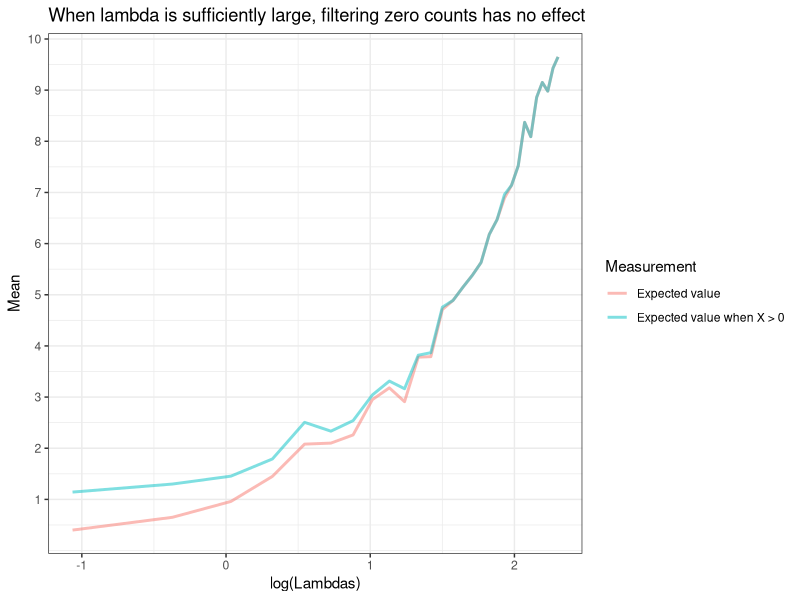

The R source for this figure:
## ---- chunk 1

library(purrr)
library(tidyverse)


df <- data.frame(Lambdas = c(0.00001,0.0001,0.0005,0.001,0.002,seq(from = 0.0001, to = 10, length.out = 30))) %>% 
  mutate(sim_data = map(Lambdas, ~rpois(100,.))) %>%
  unnest(sim_data) %>% 
  group_by(Lambdas) %>% 
  mutate(`Expected value` = mean(sim_data)) %>%
  ungroup() %>% 
  group_by(Lambdas,sim_data > 0) %>% 
  mutate(`Expected value when X > 0` = mean(sim_data)) %>%
  ungroup() %>% 
  filter(`sim_data > 0` == TRUE) %>% 
  select(Lambdas,`Expected value`,`Expected value when X > 0`) %>% 
  unique() %>% 
  gather(key = "Measurement", value = "Mean", `Expected value`,`Expected value when X > 0`)
  
df %>% ggplot(aes(x = log(Lambdas), y = Mean, color = Measurement)) + geom_line(alpha = 0.5, size = 1) + theme_bw() + labs(title = "When lambda is sufficiently large, filtering zero counts has no effect") + scale_y_continuous(breaks = c(1:10))

